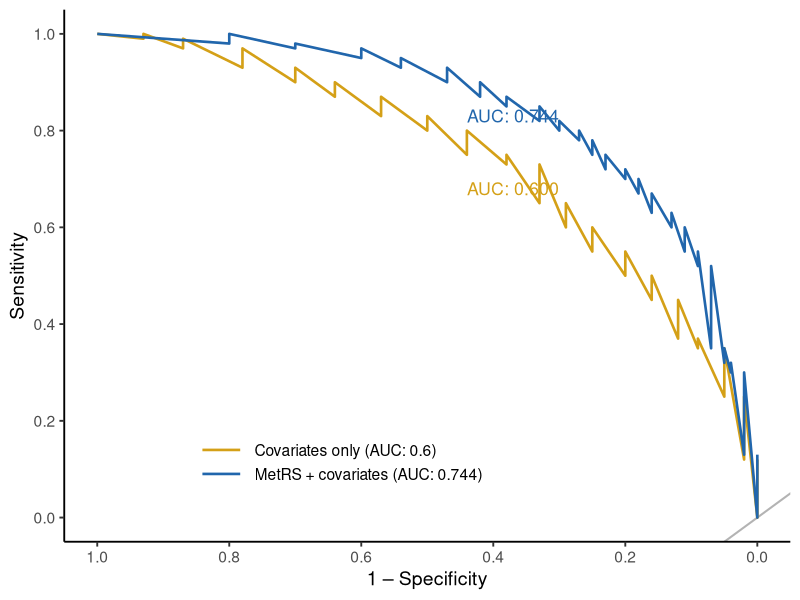

Source code (R):
library(ggplot2)
library(RColorBrewer)

d = read.csv("data.csv")

# Colours: blue for MetRS + covariates, gold for Covariates only
model_cols = c(
  "MetRS + covariates" = "#2166AC",
  "Covariates only"    = "#D4A017"
)

# Labels for legend showing AUC
legend_labels = c(
  "MetRS + covariates" = "MetRS + covariates (AUC: 0.744)",
  "Covariates only"    = "Covariates only (AUC: 0.6)"
)

p = ggplot(d, aes(x = one_minus_specificity, y = sensitivity,
                  colour = model, group = model)) +
  # reference diagonal
  geom_abline(slope = 1, intercept = 0, colour = "grey70", linewidth = 0.7) +
  geom_line(linewidth = 0.9) +
  # AUC annotations on the plot
  annotate("text", x = 0.44, y = 0.83, label = "AUC: 0.744",
           colour = "#2166AC", size = 4.5, hjust = 0) +
  annotate("text", x = 0.44, y = 0.68, label = "AUC: 0.600",
           colour = "#D4A017", size = 4.5, hjust = 0) +
  scale_colour_manual(values = model_cols, labels = legend_labels) +
  scale_x_reverse(limits = c(1, 0), breaks = seq(1, 0, -0.2)) +
  scale_y_continuous(limits = c(0, 1), breaks = seq(0, 1, 0.2)) +
  labs(
    x      = "1 \u2013 Specificity",
    y      = "Sensitivity",
    colour = NULL
  ) +
  theme_classic(base_size = 14) +
  theme(
    legend.position   = c(0.38, 0.15),
    legend.background = element_rect(fill = "white", colour = NA),
    legend.key.width  = unit(1.2, "cm")
  )

ggsave("plot.png", p, width = 5, height = 4, dpi = 800)
